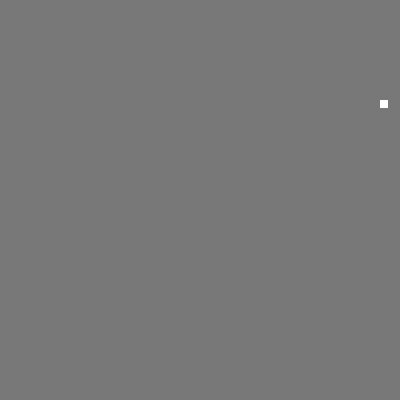
Frame 1 (no input)
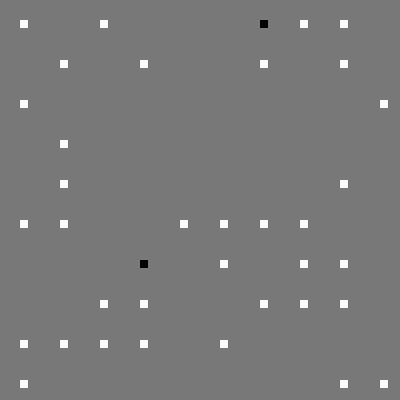
Frame 60 (the mouse pressed at the canvas centre just before this capture)
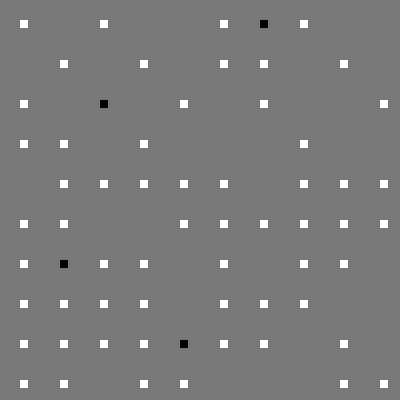
Frame 120 (the mouse held since frame 60 and released just before this capture)

The Processing sketch that drew these frames (run headless with seeded random() and noise(); from frame 60 on, the mouse is pressed at the canvas centre):

// Processing sketch: processing_1518
// ── processing_1518.pde

// Response to Atilla Bilgili's "Rasgele Noktalar"

int i,w,h,b,s; 


void setup() { 
  size(400,400); 
  background (120); 
  noStroke (); 
  frameRate(25);
  w=40; // kareler arasindaki yatay uzaklik
  h=40; // kareler arasindaki dikey uzaklik
  b=8; //karenin ebati
  s=20 ; // ust ve soldan kaydirmaca
} 

void draw() 
{
  if (random(100)>95) 
    fill(0); // % 5 olasılıkla siyah kare çiz
  else if (random(100)>80) 
    fill(120); // % 20 olsılıkla bir kare yok et. (gri kare ciz)
  else 
    fill(255); // diger tum olasiliklarda beyaz kare ciz.
   
  float x = int( random ( width  / w )) * w; 
  float y = int( random ( height / h )) * h;
  
  rect ( s + x ,s + y , b , b ); 
} 
